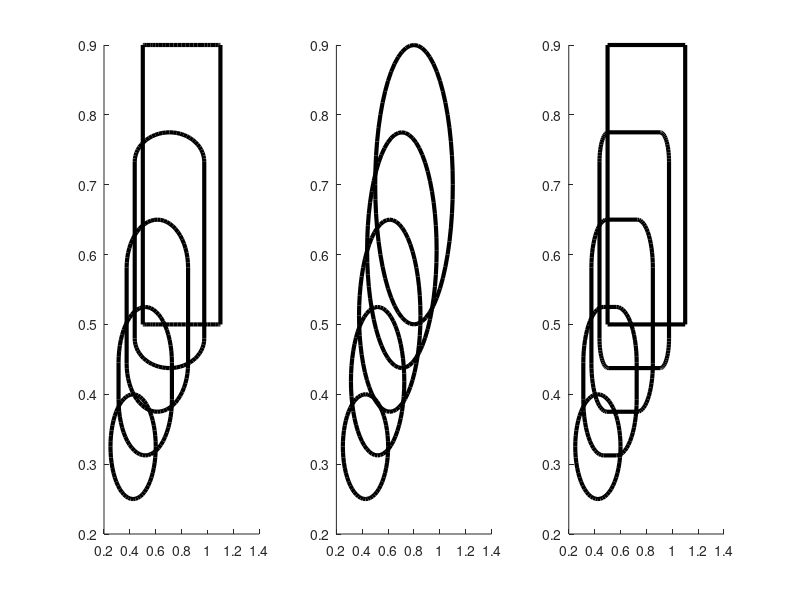

MATLAB code to generate this figure:
for a = 0:0.25:1
  subplot(1,3,1)
  rectangle('Position', [0.5-a/4 0.5-a/4 0.6-a/4 0.4-a/4], ...
	    'Curvature',[1 a], 'Linewidth', 3)
  hold on
  subplot(1,3,2)
  rectangle('Position', [0.5-a/4 0.5-a/4 0.6-a/4 0.4-a/4], ...
	    'Curvature',[1 1], 'Linewidth', 3)
  hold on
  subplot(1,3,3)
  rectangle('Position', [0.5-a/4 0.5-a/4 0.6-a/4 0.4-a/4], ...
	    'Curvature',[a a], 'Linewidth', 3)
  hold on
end; 
